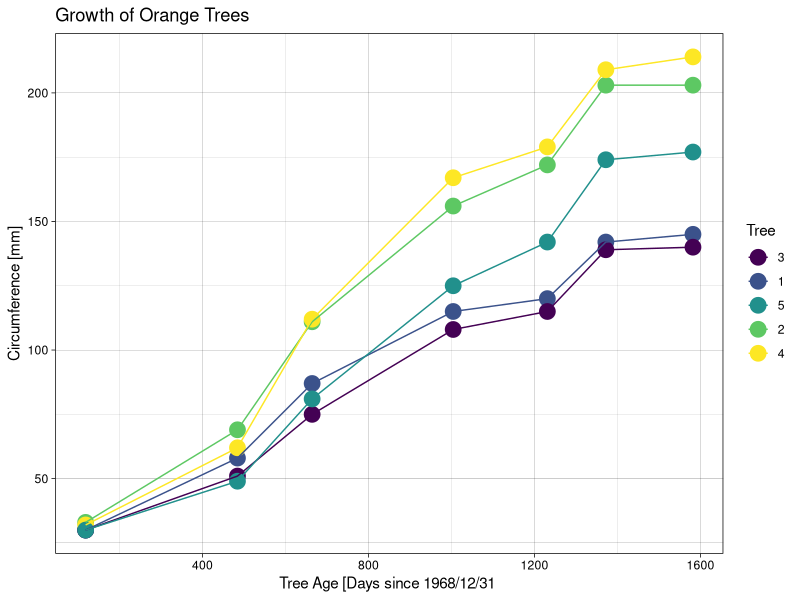
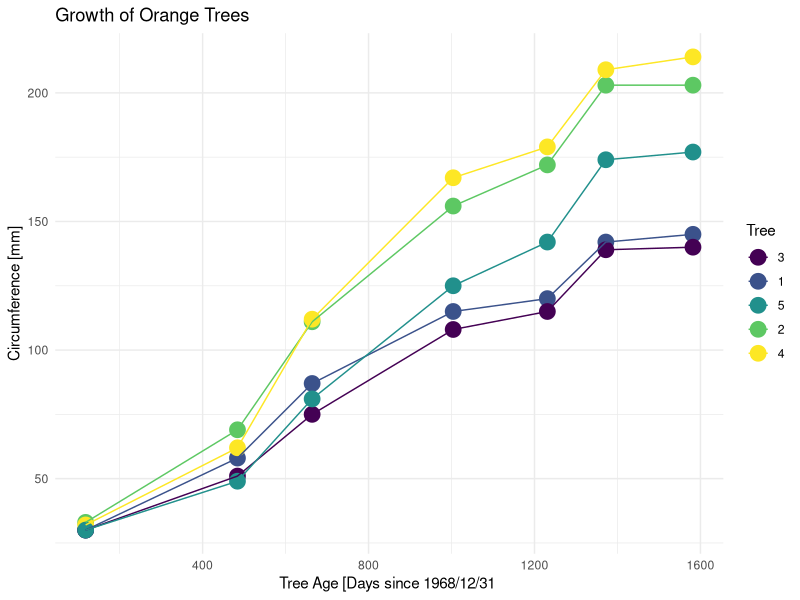
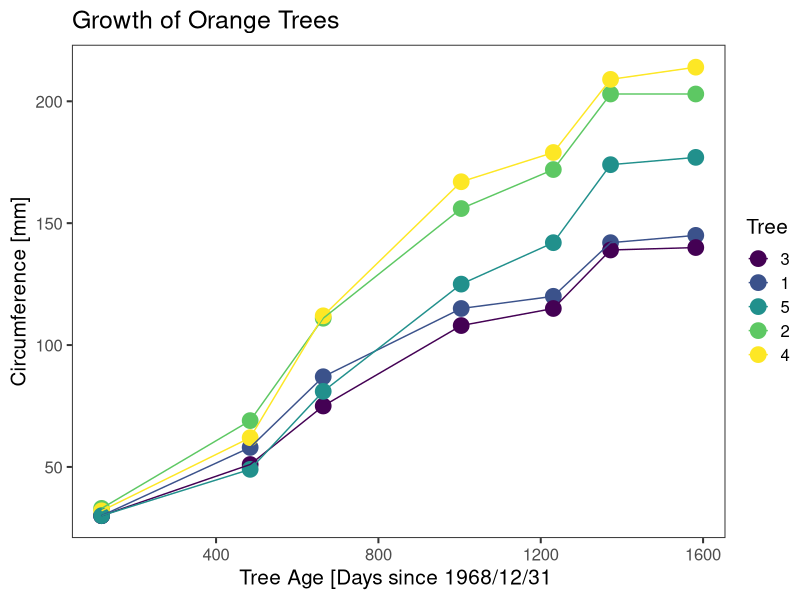
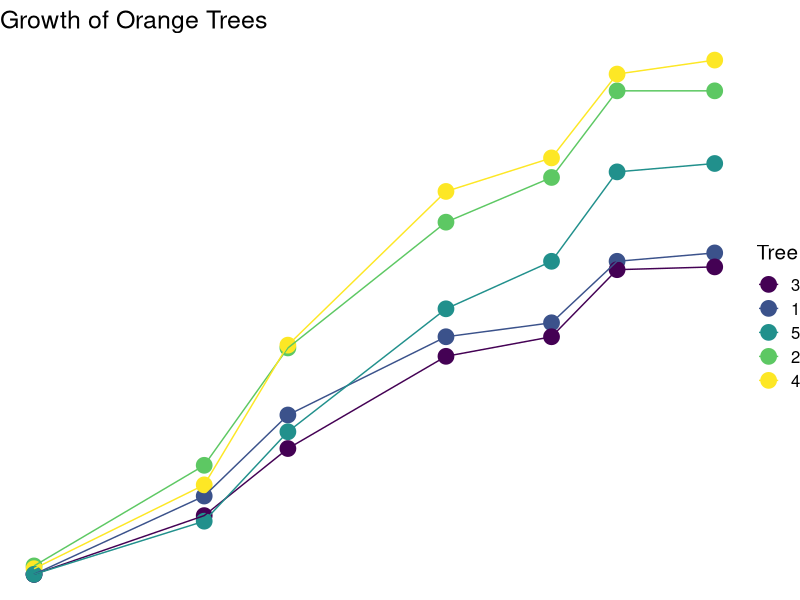
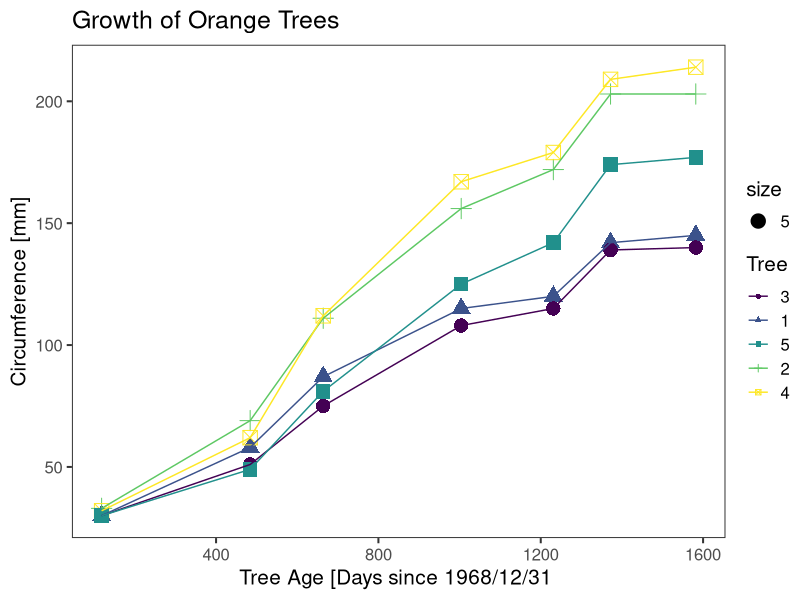

The R source for these figures, in order:
library(ggplot2)
data()
View(Orange)


# Create plots with different themes:

ggplot(data = Orange, aes(x = age, y = circumference, colour = Tree))+
  geom_point(size = 5)+
  geom_line()+
  ylab("Circumference [mm]")+
  xlab("Tree Age [Days since 1968/12/31 ")+
  ggtitle("Growth of Orange Trees")+
  theme_linedraw()

ggplot(data = Orange, aes(x = age, y = circumference, colour = Tree))+
  geom_point(size = 5)+
  geom_line()+
  ylab("Circumference [mm]")+
  xlab("Tree Age [Days since 1968/12/31 ")+
  ggtitle("Growth of Orange Trees")+
  theme_minimal()

ggplot(data = Orange, aes(x = age, y = circumference, colour = Tree))+
  geom_point(size = 5)+
  geom_line()+
  ylab("Circumference [mm]")+
  xlab("Tree Age [Days since 1968/12/31 ")+
  ggtitle("Growth of Orange Trees")+
  theme_test(base_size = 15)

ggplot(data = Orange, aes(x = age, y = circumference, colour = Tree))+
  geom_point(size = 5)+
  geom_line()+
  ylab("Circumference [mm]")+
  xlab("Tree Age [Days since 1968/12/31 ")+
  ggtitle("Growth of Orange Trees")+
  theme_void(base_size = 15)


# Various shapes/line types

ggplot(data = Orange, aes(x = age, y = circumference, colour = Tree))+
  geom_point(aes(shape = Tree, size = 5))+
  geom_line()+
  ylab("Circumference [mm]")+
  xlab("Tree Age [Days since 1968/12/31 ")+
  ggtitle("Growth of Orange Trees")+
  theme_test(base_size = 15)




